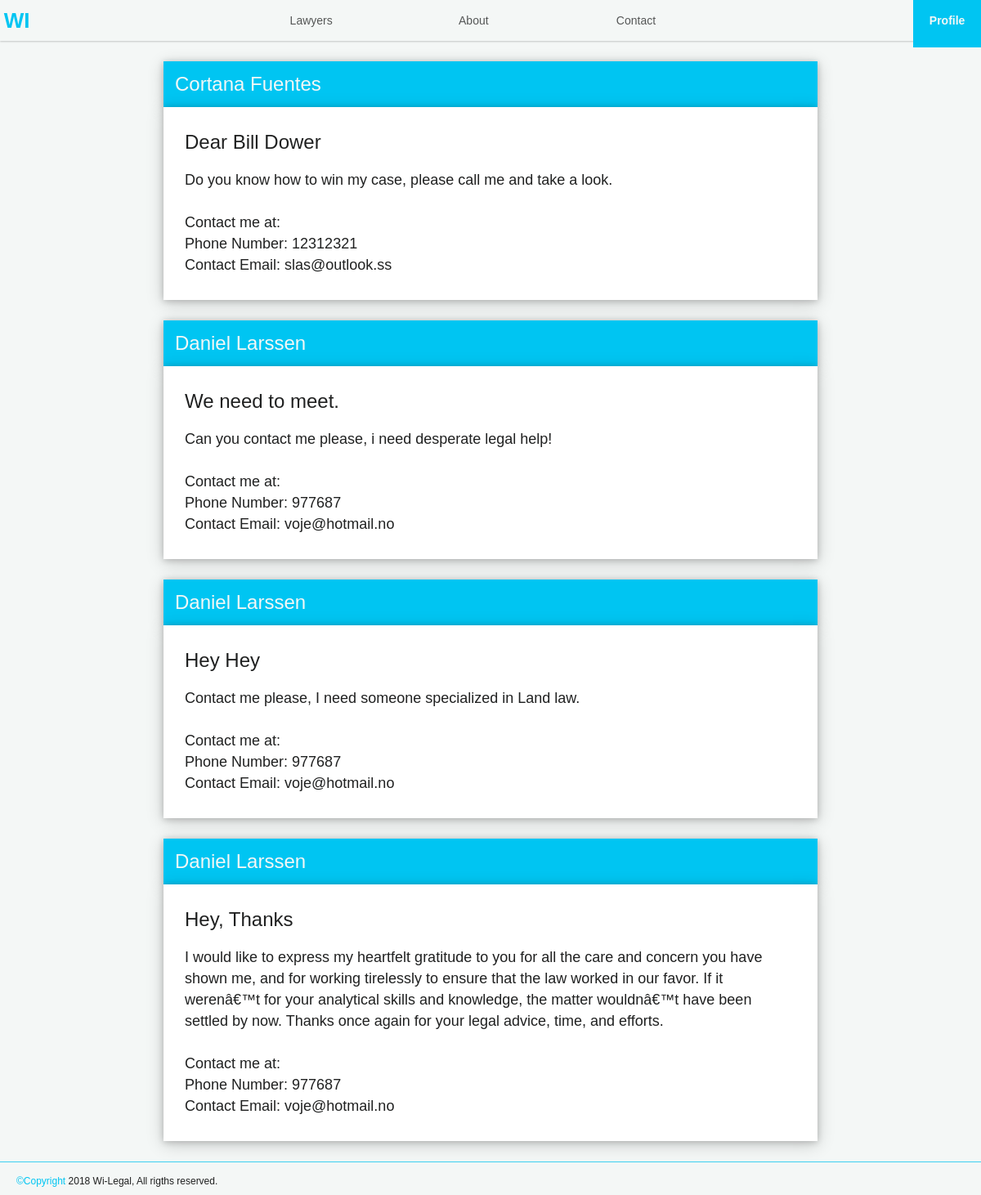
The app's page /cases.php (signed in) with its own data.
### tables this page shows
CREATE TABLE IF NOT EXISTS `messages` (
  `message_id` int(11) NOT NULL AUTO_INCREMENT,
  `title` varchar(200) NOT NULL,
  `text` varchar(1000) NOT NULL,
  `user_id` int(11) NOT NULL,
  `lsp_id` int(11) NOT NULL,
  `sent_date` date NOT NULL,
  PRIMARY KEY (`message_id`)
);

CREATE TABLE IF NOT EXISTS `users` (
  `user_id` int(11) NOT NULL AUTO_INCREMENT,
  `first_name` varchar(25) NOT NULL,
  `last_name` varchar(25) NOT NULL,
  `username` varchar(100) NOT NULL,
  `email` varchar(100) NOT NULL,
  `password` varchar(255) NOT NULL,
  `signup_date` date NOT NULL,
  `profile_picture` varchar(255) NOT NULL,
  `phone_number` int(11) NOT NULL,
  `usertype` tinyint(1) NOT NULL,
  PRIMARY KEY (`user_id`)
);

### src/model/userinfo_handler/userinfo_handler.php (called while the page is built, shortened)
<?php
if (isset($_SESSION['username'])) {
	$loggedInUser = $_SESSION['username'];
	if ($_SESSION['usertype'] == 0) {
		$user_detals_query = mysqli_query($con, "SELECT * FROM users WHERE username='$loggedInUser'");
	} elseif ($_SESSION['usertype'] == 1) {
		$user_detals_query = mysqli_query($con, "SELECT * FROM lawyerusers WHERE username='$loggedInUser'");
	} elseif ($_SESSION['usertype'] == 2) {
		$user_detals_query = mysqli_query($con, "SELECT * FROM firms WHERE username='$loggedInUser'");
	}
	$user = mysqli_fetch_array($user_detals_query);
}
else {
}
?>

### public/cases.php (the view, shortened to what this page needs)
<?Php
require '../config/config.php';
include '../src/model/userinfo_handler/userinfo_handler.php';
?>
<!DOCTYPE html>
<html lang="en" dir="ltr">
<?php $page_title = 'Wilegal'; include '../src/utils/template/components/head.php'; ?>
<body>
	<?php $current_page = 'userprofile'; include '../src/utils/template/components/header.php'; ?>
	<?php
	$lsp_id = $user['lsp_id'];
	$sql = "SELECT * FROM messages WHERE lsp_id = '$lsp_id'";
	$query = mysqli_query($con, $sql);
	?>
	<main class="marg-container">
		<?php
		if (mysqli_num_rows($query) > 0) {
			while($row = mysqli_fetch_assoc($query)) {
				$sender_id = $row['user_id'];
				$message = $row['text'];
				$title = $row['title'];
				$sql = "SELECT first_name, last_name, email, phone_number FROM users WHERE user_id = '$sender_id'";
				$querylu = mysqli_query($con, $sql);
				$sender = mysqli_fetch_array($querylu);
				$first_name = $sender['first_name'];
				$last_name = $sender['last_name'];
				$phone_number = $sender['phone_number'];
				$email = $sender['email'];
				$name = $first_name . ' ' . $last_name;
				?>
				<div class="profile center-marg med-marg-top">
					<div class="profile-item full-w med-marg-bot">
						<div class="profile-item-title full-w card">
							<h2 class="white-txt"><?php echo $name; ?></h2>
						</div>
						<div class="profile-item-info full-w card">
							<div class="about-info bread-txt black-txt">
								<h2><?php echo $title; ?></h2>
							<div><?php echo $message; ?></div>
							<br>
							<div><p>Contact me at:</p></div>
							<div><?php echo 'Phone Number: ' . $phone_number; ?></div>
							<div><?php echo 'Contact Email: ' . $email; ?></div>
							</div>
						</div>
						<?php }} ?>
					</div>
			</main>
			<?php include '../src/utils/template/components/footer.php'; ?>
		</body>
		</html>

### public/css/style.css (style rules this page uses)
html { box-sizing: border-box; font-size: 62.5%; scroll-behavior: smooth; overflow-y: scroll; }
body { background-color: var(--white); display: flex; flex-direction: column; justify-content: space-between; min-height: 100vh; }
*, *:before, *:after { box-sizing: inherit; }
* { margin: 0; padding: 0; border: 0; }
:root { --black: #202121; --white: #F4F7F6; --blue: #00c5f2; --faded-black: rgba(32, 33, 33, 0.75); --faded-white: rgba(244, 247, 246, 0.75); --faded-blue: rgba(0, 195, 239, 0.75); --very-faded-black: rgba(32, 33, 33, 0.50); --active-size: 0.75rem; }
h2 { font-family: "proxima-nova", arial, sans-serif; font-size: 2.4rem; font-weight: 500; padding-bottom: 2rem; }
main { padding-left: 5rem; }
.about-info { padding: 1rem 1.6rem; }
.profile { max-width: 80rem; }
.profile-item-title { background-color: var(--blue); }
.profile-item-title > h2 { margin: 0; padding: 1.4rem; }
.profile-item-info { background-color: white; padding: 2rem 1rem; }
.bread-txt { font-size: 1.8rem; font-family: "proxima-nova", arial, sans-serif; font-weight: 400; line-height: 2.6rem; }
.center-marg { margin: 0 auto; }
.full-w { width: 100%; }
.black-txt { color: var(--black); }
.white-txt { color: var(--white); }
.med-marg-top { margin-top: 2.5rem; }
.med-marg-bot { margin-bottom: 2.5rem; }
.marg-container { margin-left: 1.6rem; margin-right: 1.6rem; }
.card { box-shadow: 0 0.1rem 0.8rem 0 rgba(0,0,0,0.2), 0 0.4rem 2rem 0 rgba(0,0,0,0.19); }
@media (min-width: 900px) { main { padding-top: 5rem; padding-left: 0; } }

### records on screen
messages: user.last_name "Cortana Fuentes", title "Dear Bill Dower", text "Do you know how to win my case, please call me and take a look.", user.phone_number "12312321", user.email "slas@outlook.ss"
messages: user.last_name "Daniel Larssen", title "We need to meet.", text "Can you contact me please, i need desperate legal help!", user.phone_number "977687", user.email "voje@hotmail.no"
messages: user.last_name "Daniel Larssen", title "Hey Hey", text "Contact me please, I need someone specialized in Land law.", user.phone_number "977687", user.email "voje@hotmail.no"
messages: user.last_name "Daniel Larssen", title "Hey, Thanks", text "I would like to express my heartfelt gratitude to you for all the care and concern you have shown me, and for working tirelessly to ensure that the law worked in our favor. If it werenâ€™t for your analytical skills and knowledge, the matter wouldnâ€™t have been settled by now. Thanks once again for your legal advice, time, and efforts.", user.phone_number "977687", user.email "voje@hotmail.no"

### other values on screen
$fromYear "2018"
